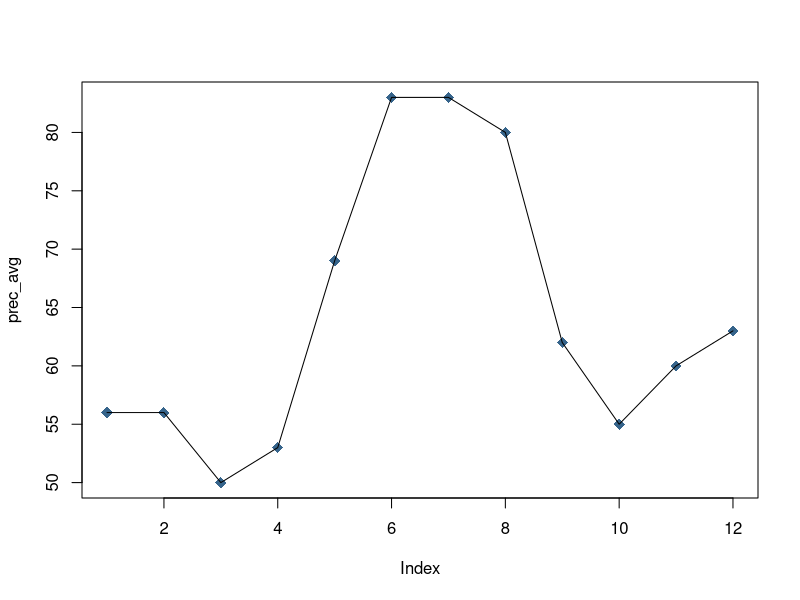
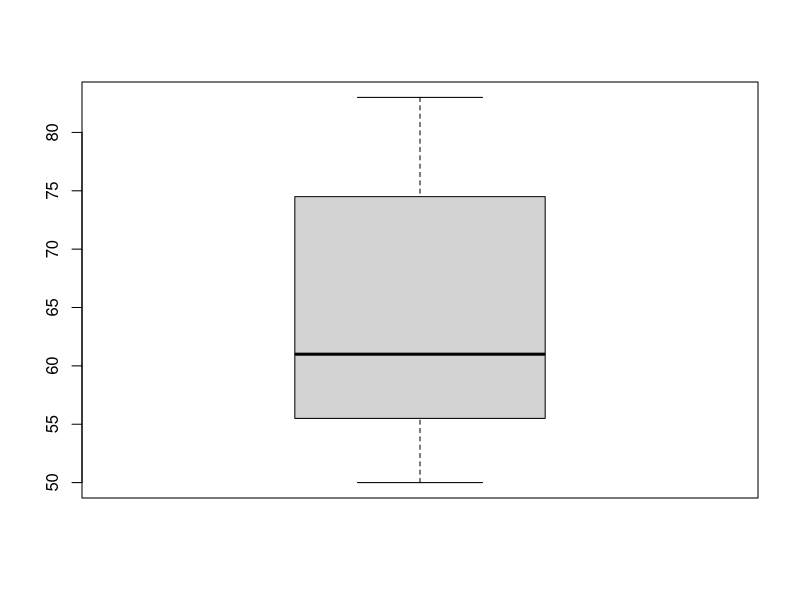
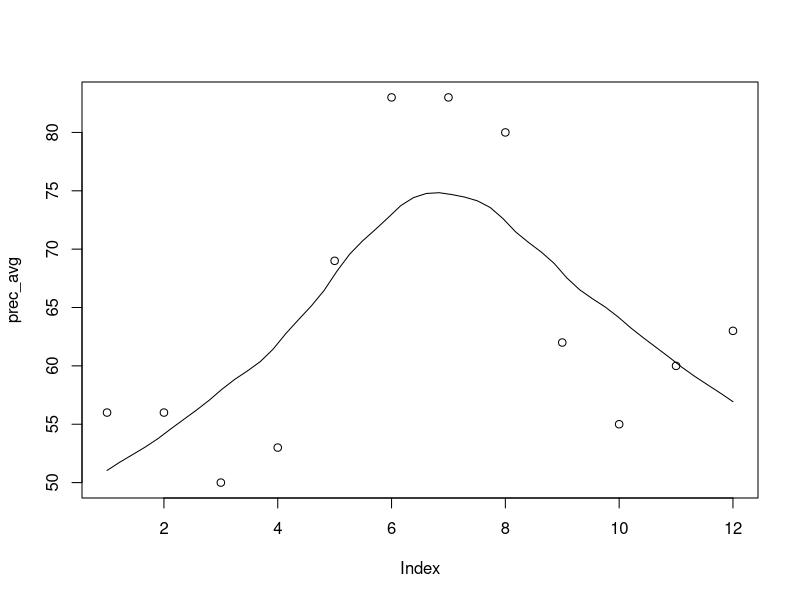

These figures' R source, in order:
# first trys in creating a data set & plotting a graph 

# show path
getwd()
# change path 
setwd("/Users/Ronjamac/Documents/Studium_Geographie/Master_EAGLE/R")
# create a dataset 
prec_avg <-c(56,56,50,53,69,83,83,80,62,55,60,63)
# plot the data and make it fancy :)
plot(prec_avg,
     # point type
     pch=18,
     # magnify symbols and texts
     cex=1.5,
     # color
     col="steelblue4")
# smoothed line connecting the points
lines(lowess(prec_avg,f=.2))

# try different plots
boxplot(prec_avg)
scatter.smooth(prec_avg)
